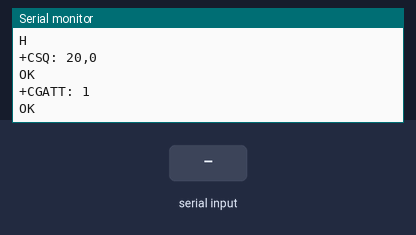
Simulated run of this sketch. Board: Arduino Uno, built with avr-gcc and run on an emulated ATmega328P. Shown: the last lines printed to the serial monitor. The inputs (shaded band) are chosen by the test bench. The modem accepts every AT command (registered, SIM ready, sends succeed) and sends nothing else.

Above: at 1.7 s.
1.8 s: "h" received over the second serial link
At 6.1 s:
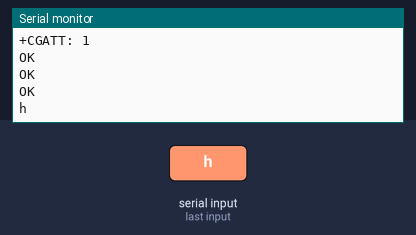
6.2 s: "1" received over the second serial link
At 9.1 s:
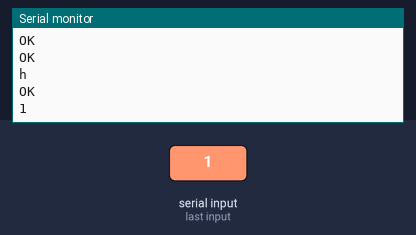

Measured:
- after the input at 1.8 s, the serial monitor: prints a new line after 4.0 s (image 1)
- after the input at 6.2 s, the serial monitor: prints a new line after 1.6 s (image 2)

The sketch:

Hologram_as_IoT_v1.1.ino
```cpp
#include <SoftwareSerial.h>
SoftwareSerial mySerial(7, 8);
void setup(){
  mySerial.begin(19200); // the GPRS baud rate
  Serial.begin(19200); // the GPRS baud rate
  delay(500);
}

void loop(){  // Input 'h' to run the test HTTP program
  if (Serial.available())
  switch(Serial.read())    {case 'h':        SubmitHttpRequest();        break;    }
  if (mySerial.available())
  Serial.write(mySerial.read());
  SubmitHttpRequest();
}//// Note: the time of the delays are very important

void SubmitHttpRequest(){  // Query signal strength of device
  Serial.print("H");
  mySerial.println("AT+CSQ");
  delay(100);
  ShowSerialData();  // Check the status of Packet service attach. '0' implies device is not attached and '1' implies device is attached.
  mySerial.println("AT+CGATT?");
  delay(100);
  ShowSerialData();  // Set the SAPBR, the connection type is using gprs
  mySerial.println("AT+SAPBR=3,1,\"CONTYPE\",\"GPRS\"");  delay(1000);  ShowSerialData();  // Set the APN
  mySerial.println("AT+SAPBR=3,1,\"APN\",\"apn.konekt.io\"");  delay(4000);  ShowSerialData();  // Set the SAPBR, for detail you can refer to the AT command manual
  mySerial.println("AT+SAPBR=1,1");  delay(2000);  ShowSerialData();  // Init the HTTP request
  mySerial.println("AT+HTTPINIT");  delay(2000);  ShowSerialData();  // Set HTTP params, the second param is the website to request
  mySerial.println("AT+HTTPPARA=\"URL\",\"konekt.io/test.html\"");  delay(1000);  ShowSerialData();  //Set the context ID
  mySerial.println("AT+HTTPPARA=\"CID\",1");  delay(1000);  ShowSerialData();  // Submit the request
  mySerial.println("AT+HTTPACTION=0");  // The delay is very important, the delay time is base on the  // return time from the website, if the return data is very  // large, the time required might be longer.
  delay(10000);  ShowSerialData();  // Read the data from the accessed website
  mySerial.println("AT+HTTPREAD");  delay(10000);  ShowSerialData();  // Close the HTTP connection and display the data
  mySerial.println("AT+HTTPTERM");  delay(100);//
  ShowSerialData();// This is to show the data from gprs shield, to help// see how the gprs shield submits an http request.
}

void ShowSerialData(){
  while(mySerial.available()!=0){
    Serial.write(mySerial.read());
  }
}
```
